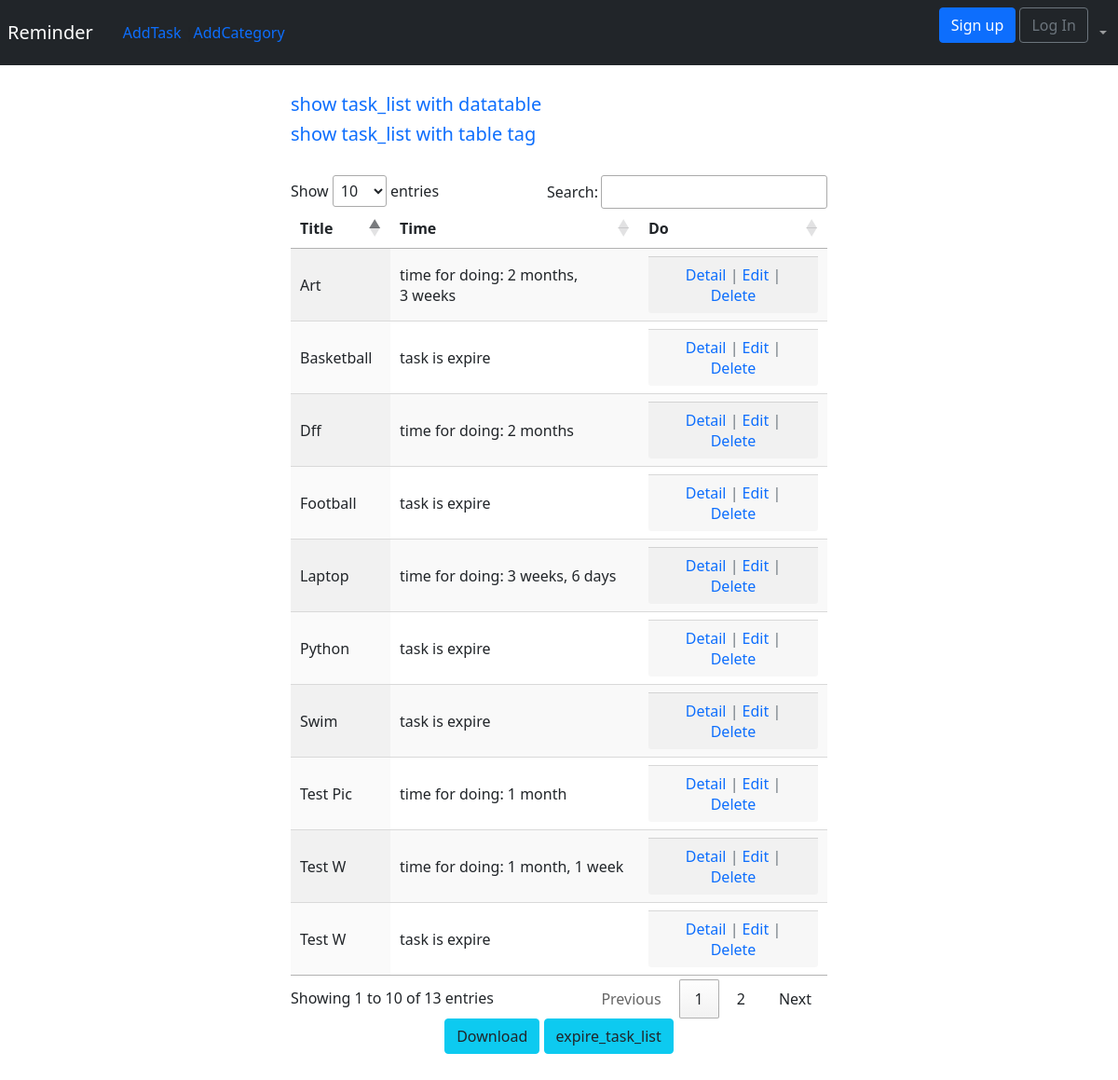
The app's page /datatable, older data.
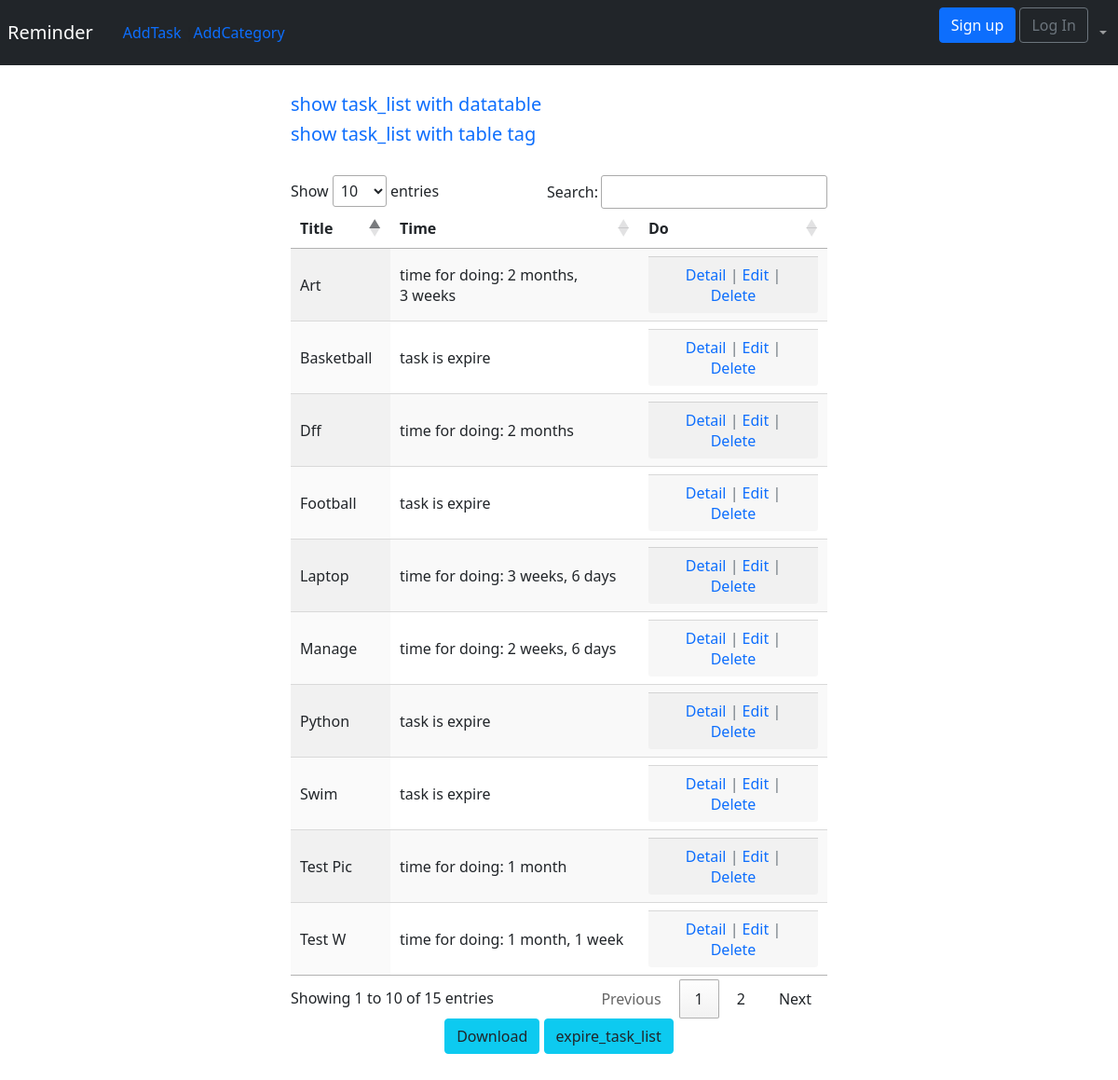
The same page, newer data.
### todo/models.py (models this page shows, shortened)
class Task(models.Model):
    PRIORITY_TASK = [
        (0, 'بی اهمیت'),
        (1, 'کم اهمیت'),
        (2, 'توجه'),
        (3, 'قابل توجه'),
        (4, 'مهم'),
        (5, 'ضروری'),
    ]
    ENABLE = "enable"
    STATUS_TASK = [
        ('disable', 'غیرفعال'),
        (ENABLE, 'فعال'),
        ('doing', 'در حال انجام'),
        ('done', 'انجام شده'),
        ('expire', 'منقضی'),
        ('archive', 'ارشیو'),
    ]
    title = models.CharField(max_length=250)
    description = models.TextField()
    category = models.ForeignKey(Category, default="general", on_delete=models.CASCADE, related_name='ITEM')
    priority = models.IntegerField(choices=PRIORITY_TASK, default=4)
    expire_date = models.DateTimeField(blank=True, null=True, default=timezone.now)
    objects = TodoManager()
    picture = models.ImageField(default='TASK_4_Safe.png', upload_to='picture/')
    today = models.DateTimeField(auto_now=True)
    status = models.CharField(max_length=10, choices=STATUS_TASK, default=ENABLE)
    created_at = models.DateTimeField(auto_now_add=True)
    updated_at = models.DateTimeField(auto_now=True)
    class Meta:
        ordering = ["-expire_date"]  # ordering by the expire_date field
    def get_absolute_url(self):
        return reverse('task_detail', args=[str(self.id)])
    @property
    def timesince(self):
        now = timezone.now()
        return now

### todo/views.py (the view)
# urls.py: path('datatable', TaskDataTable.as_view(), name='task_datatable'),
class TaskDataTable(ListView):
    model = Task
    template_name = 'datatable.html'

### templates/datatable.html (shortened to what this page needs)
<head>
    <link rel="stylesheet" href="https://cdn.datatables.net/1.10.9/css/jquery.dataTables.min.css" />
     <link href="https://cdn.jsdelivr.net/npm/bootstrap@5.0.2/dist/css/bootstrap.min.css" rel="stylesheet">
    <link rel="stylesheet" href="https://cdn.jsdelivr.net/npm/bootstrap@5.0.2/dist/css/bootstrap.rtl.min.css">
</head>
<body >
      <nav class="navbar navbar-expand-md navbar-dark bg-dark mb-4">
            <a class="navbar-brand mx-2" href="{% url 'home' %}">Reminder</a>
                    <ul class="navbar-nav mr-auto px-4">
                        <li class="nav-item "><a class="text-decoration-none" href="{% url 'task_new' %}">AddTask</a> | </li>
                        <li class="nav-item"><a class="text-decoration-none" href="{% url 'category_new' %}">AddCategory</a></li>
                    </ul>
        <div class="collapse navbar-collapse" id="navbarCollapse" dir="rtl">
                <ul class="navbar-nav ml-auto  ">
                    <li class="nav-item dropdown">
                      <a class="nav-link dropdown-toggle" href="#" id="userMenu"
                         role="button" data-bs-toggle="dropdown" aria-expanded="false">
                      </a>
                    </li>
                 </ul>
                <form class="form-inline ml-auto">
                    <a href="#" class="btn btn-outline-secondary">Log In</a>
                    <a href="#" class="btn btn-primary ml-􀇑">Sign up</a>
                </form>
        </div>
    </nav>
<div class="container" style="border-collapse:collapse; margin: 30px auto; max-width: 50% ">
    <h5><a class="text-decoration-none" href={% url 'task_datatable' %}>show task_list with datatable</a></h5>
<h5><a class="text-decoration-none" href="{% url 'task_list' %}">show task_list with table tag</a></h5>
<br>
<table id="example" class="display" >
    <thead>
    <tr>
        <th>Title </th>
        <th> Time </th>
        <th>Do </th>
    </tr>
    </thead>
    <tbody>
    {% for task in object_list %}
    <tr>
        {% if task.expire_date|date:"YmdHis" < task.timesince|date:"YmdHis" %}
        <td>{{ task.title|title }}</td>
        <td>task is expire</td>
         <td>
            <div class="card-footer text-center text-muted">
            <a class="text-decoration-none" href="{{ task.get_absolute_url }}">Detail</a> |
             <a class="text-decoration-none" href="{% url 'task_edit' task.pk %}">Edit</a> |
            <a class="text-decoration-none" href="{% url 'task_delete' task.pk %}">Delete</a>
            </div>
        </td>
        {% else %}
            <td>{{ task.title|title }}</td>
            <td>time for doing: {{ task.expire_date|timeuntil:task.timesince }}</td>
            <td>
                <div class="card-footer text-center text-muted">
                <a class="text-decoration-none" href="{{ task.get_absolute_url }}">Detail</a> |
                 <a class="text-decoration-none" href="{% url 'task_edit' task.pk %}">Edit</a> |
                <a class="text-decoration-none" href="{% url 'task_delete' task.pk %}">Delete</a>
                </div>
            </td>
    {% endif %}
    </tr>
    {% endfor %}
    </tbody>
</table>
    <div class="text-center">
    <button class="btn btn-info " type="submit"><a class="text-dark text-decoration-none" href="{% url 'tasks_json_list' %}" download>Download</a></button>
    <button class="btn btn-info" type="submit"><a class="text-dark text-decoration-none" href="{% url 'show_expire' %}" >expire_task_list</a></button><br><br>
    </div>
</div>
</body>

Row changes from the older to the newer data that the page shows:
no longer on this page (row unchanged): Task: title "Test W"
added Task: title "Manage", expire_date "2 weeks, 6 days"
Text that changed along with them:
text written by a page script: "Show entries Search: Showing 1 to 10 of 13 entries Previous 1 2 Next" → "Show entries Search: Showing 1 to 10 of 15 entries Previous 1 2 Next"
